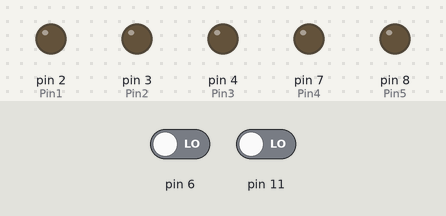
Recording of a sketch running on a simulated Arduino Uno, built with avr-gcc and run on an emulated ATmega328P. Shown: output pins drawn as LEDs (lit = HIGH). Dashed ring = blinking. The test bench sets the inputs (shaded band); at power-on: pin 6 LOW, pin 11 LOW.

Above: at 1.2 s.
1.3 s: pin 6 driven HIGH
At 1.7 s:
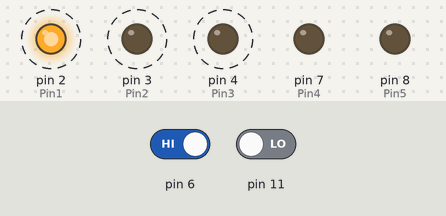
At 3.2 s:
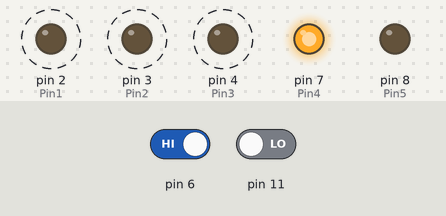
5.8 s: pin 11 driven HIGH
At 7.7 s:
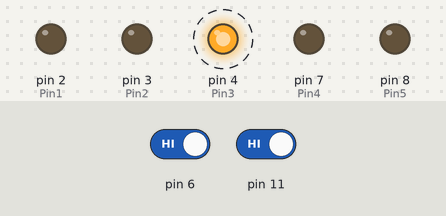
Timing chart, 0 to 14.8 s (numbered marks = the images above; inputs shaded):
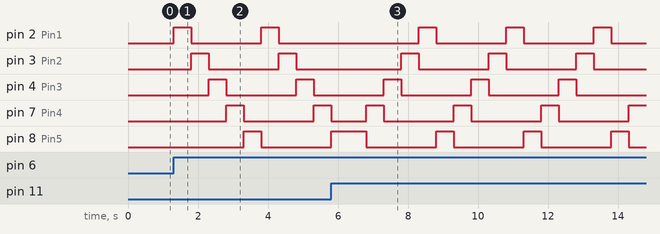

Measured:
- after the input at 1.3 s, pin 2 (Pin1): alternates HIGH for 0.50 s and LOW for 2.0 s, starting at once; pin 3 (Pin2): alternates HIGH for 0.50 s and LOW for 2.0 s, starting after 0.50 s

The sketch:

Push_Buttons.ino
```cpp
/*
 * Jerrys Push Buttons
 */
int Pin1 =2;
int Pin2 =3;
int Pin3 =4;
int Pin4 =7;
int Pin5 =8;
bool left = true;

void setup() {
  // put your setup code here, to run once:
  pinMode(Pin1, OUTPUT);
  pinMode(Pin2, OUTPUT);
  pinMode(Pin3, OUTPUT);
  pinMode(Pin4, OUTPUT);
  pinMode(Pin5, OUTPUT);
  digitalWrite(Pin1, LOW);
  digitalWrite(Pin2, LOW);
  digitalWrite(Pin3, LOW);
  digitalWrite(Pin4, LOW);
  digitalWrite(Pin5, LOW);

}

void loop() {
  // put your main code here, to run repeatedly:
  if(digitalRead(11) == HIGH){
    digitalWrite(Pin5, HIGH);
    delay(500);
    digitalWrite(Pin5, LOW);
    digitalWrite(Pin4, HIGH);
    delay(500);
    digitalWrite(Pin4, LOW);
    digitalWrite(Pin3, HIGH);
    delay(500);
    digitalWrite(Pin3, LOW);
    digitalWrite(Pin2, HIGH);
    delay(500);
    digitalWrite(Pin2, LOW);
    digitalWrite(Pin1, HIGH);
    delay(500);
    digitalWrite(Pin1, LOW);

  }
  else if(digitalRead(6) == HIGH){
    digitalWrite(Pin1, HIGH);
    delay(500);
    digitalWrite(Pin1, LOW);
    digitalWrite(Pin2, HIGH);
    delay(500);
    digitalWrite(Pin2, LOW);
    digitalWrite(Pin3, HIGH);
    delay(500);
    digitalWrite(Pin3, LOW);
    digitalWrite(Pin4, HIGH);
    delay(500);
    digitalWrite(Pin4, LOW);
    digitalWrite(Pin5, HIGH);
    delay(500);
    digitalWrite(Pin5, LOW);
  }

}
```
